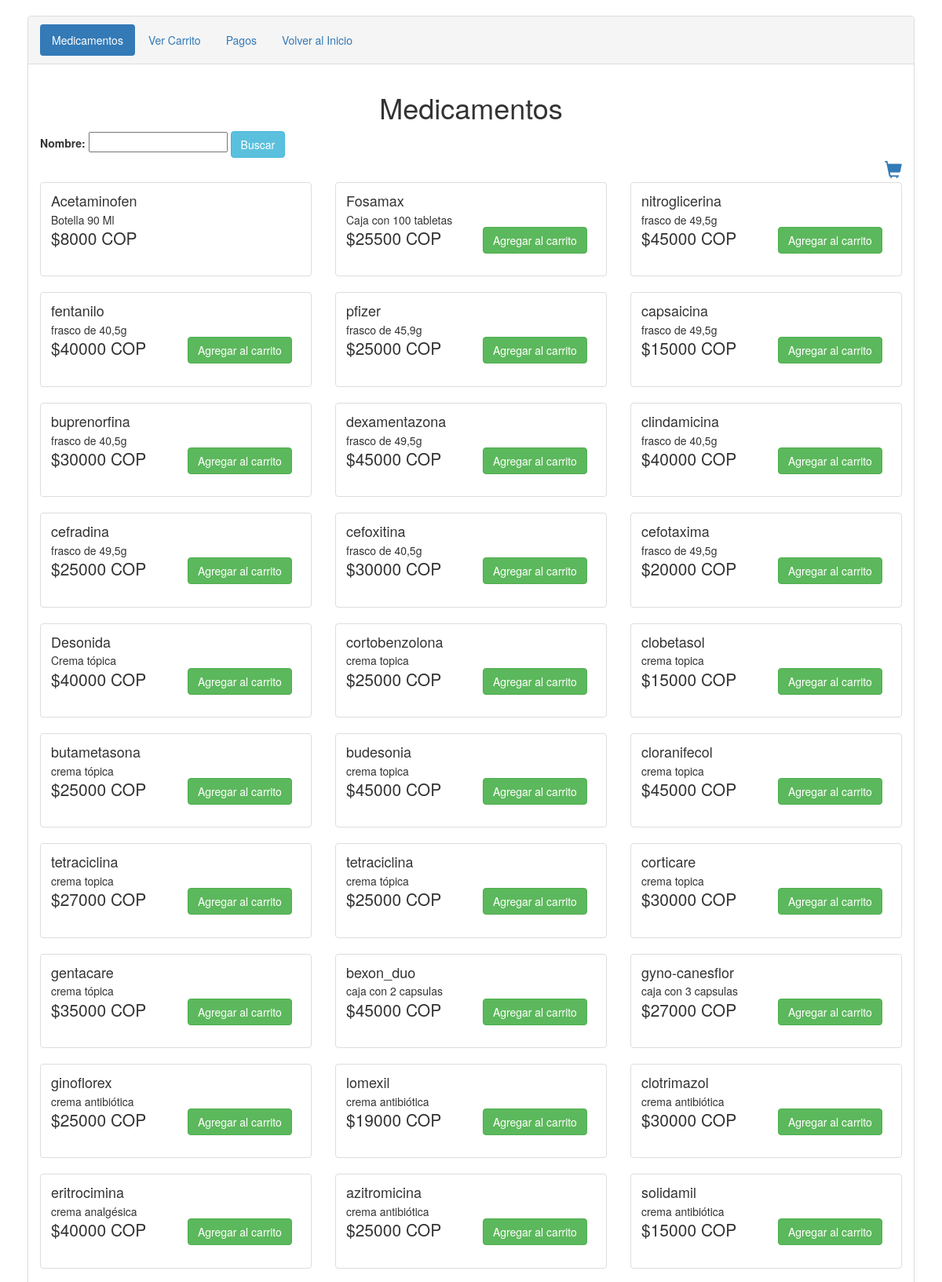
Page /carrito/index.php (upper part) on the committed database.
### tables this page shows
CREATE TABLE `medicamento` (
  `idMedicamento` int(11) NOT NULL,
  `stock` int(11) NOT NULL,
  `nombre` varchar(100) NOT NULL,
  `descripcion` varchar(500) NOT NULL,
  `fechaCaducidad` date NOT NULL,
  `precio` double NOT NULL,
  `viaAdministracion` int(11) NOT NULL,
  `tipoMedicamento` int(100) NOT NULL
);

### carrito/index.php (the view, shortened to what this page needs)
<?php
    include 'Configuracion.php';
    $where = "";
?>
<!DOCTYPE html>
<html lang="es">
<head>
    <link rel="stylesheet" href="http://maxcdn.bootstrapcdn.com/bootstrap/3.3.7/css/bootstrap.min.css">
</head>
</head>
<body>
<div class="container">
<div class="panel panel-default">
<div class="panel-heading">
<ul class="nav nav-pills">
  <li role="presentation" class="active"><a href="index.php">Medicamentos</a></li>
  <li role="presentation"><a href="VerCarta.php">Ver Carrito</a></li>
  <li role="presentation"><a href="Pagos.php">Pagos</a></li>
  <li role="presentation"><a href="../includes/homeencargado.php">Volver al Inicio</a></li>
</ul>
</div>
<div class="panel-body">
    <center><h1>Medicamentos</h1></center>
    <form action="<?php $_SERVER['PHP_SELF']; ?>" method="POST">
						<b>Nombre: </b><input type="text" id="campo" name="campo" />
						<input type="submit" id="enviar" name="enviar" value="Buscar" class="btn btn-info" />
	</form>
    <a href="VerCarta.php" class="cart-link" title="Ver Carta"><i class="glyphicon glyphicon-shopping-cart"></i></a>
    <div id="products" class="row list-group">
                <?php
                $query = $db->query("SELECT * FROM medicamento $where ORDER BY idMedicamento DESC LIMIT 50 ");
                if($query->num_rows > 0){
                    while($row = $query->fetch_assoc()){
                ?>
                <div class="item col-lg-4">
                    <div class="thumbnail">
                        <div class="caption">
                            <h4 class="list-group-item-heading"><?php echo $row["nombre"]; ?></h4>
                            <p class="list-group-item-text"><?php echo $row["descripcion"]; ?></p>
                            <div class="row">
                                <div class="col-md-6">
                                    <p class="lead"><?php echo '$'.$row["precio"].' COP'; ?></p>
                                </div>
                                <div class="col-md-6">
                                <?php
                                    if ($row["stock"] >= 20) {
                                        print "
                                        <a class='btn btn-success' href='AccionCarta.php?action=addToCart&idMedicamento=".$row["idMedicamento"]."'>Agregar al carrito</a>
                                        ";
                                    }
                                ?>
                                </div>
                            </div>
                        </div>
                    </div>
                </div>
                <?php } }else{ ?>
                <p>Producto(s) no existe.....</p>
                <?php } ?>
            </div>
        </div>
 </div>
</div>
</body>
</html>

### carrito/index.php (style rules this page uses)
.container { padding: 20px; }
.cart-link { width: 100%;text-align: right;display: block;font-size: 22px; }

### rows in the picture
medicamento: nombre "Acetaminofen", descripcion "Botella 90 Ml", precio "8000"
medicamento: nombre "Fosamax", descripcion "Caja con 100 tabletas", precio "25500"
medicamento: nombre "nitroglicerina", descripcion "frasco de 49,5g", precio "45000"
medicamento: nombre "fentanilo", descripcion "frasco de 40,5g", precio "40000"
medicamento: nombre "pfizer", descripcion "frasco de 45,9g", precio "25000"
medicamento: nombre "capsaicina", descripcion "frasco de 49,5g", precio "15000"
medicamento: nombre "buprenorfina", descripcion "frasco de 40,5g", precio "30000"
medicamento: nombre "dexamentazona", descripcion "frasco de 49,5g", precio "45000"
medicamento: nombre "clindamicina", descripcion "frasco de 40,5g", precio "40000"
medicamento: nombre "cefradina", descripcion "frasco de 49,5g", precio "25000"
medicamento: nombre "cefoxitina", descripcion "frasco de 40,5g", precio "30000"
medicamento: nombre "cefotaxima", descripcion "frasco de 49,5g", precio "20000"
medicamento: nombre "Desonida", descripcion "Crema tópica", precio "40000"
medicamento: nombre "cortobenzolona", descripcion "crema topica", precio "25000"
medicamento: nombre "clobetasol", descripcion "crema topica", precio "15000"
medicamento: nombre "butametasona", descripcion "crema tópica", precio "25000"
medicamento: nombre "budesonia", descripcion "crema topica", precio "45000"
medicamento: nombre "cloranifecol", descripcion "crema topica", precio "45000"
medicamento: nombre "tetraciclina", descripcion "crema topica", precio "27000"
medicamento: nombre "tetraciclina", descripcion "crema tópica", precio "25000"
medicamento: nombre "corticare", descripcion "crema topica", precio "30000"
medicamento: nombre "gentacare", descripcion "crema tópica", precio "35000"
medicamento: nombre "bexon_duo", descripcion "caja con 2 capsulas", precio "45000"
medicamento: nombre "gyno-canesflor", descripcion "caja con 3 capsulas", precio "27000"
medicamento: nombre "ginoflorex", descripcion "crema antibiótica", precio "25000"
medicamento: nombre "lomexil", descripcion "crema antibiótica", precio "19000"
medicamento: nombre "clotrimazol", descripcion "crema antibiótica", precio "30000"
medicamento: nombre "eritrocimina", descripcion "crema analgésica", precio "40000"
medicamento: nombre "azitromicina", descripcion "crema antibiótica", precio "25000"
medicamento: nombre "solidamil", descripcion "crema antibiótica", precio "15000"
